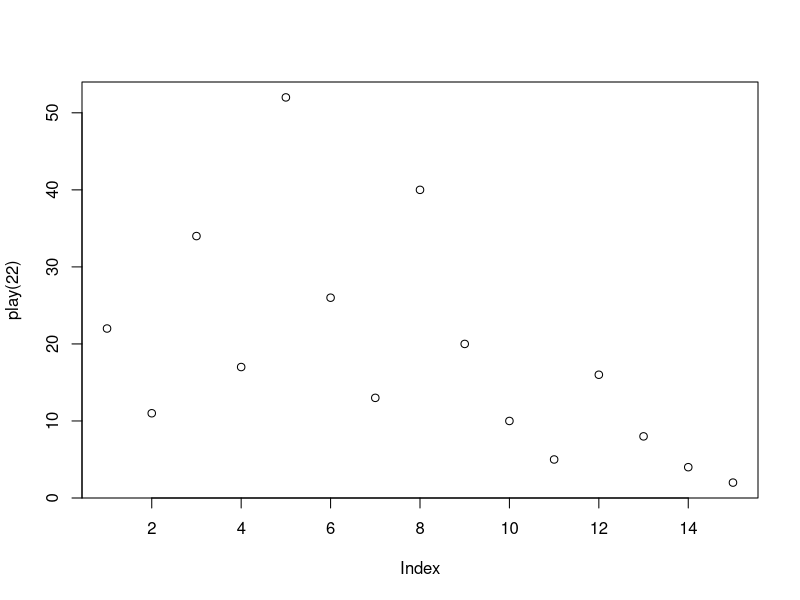

Write the R code that produced this figure.
isPrime <- function(x){
  div <- 2:ceiling(sqrt(x))
  !any(x %% div == 0)
}

isEven <- function(x){
  if(x %% 2 == 0) TRUE
  else FALSE
}

isPrime(6)

# Number Game of GEB, p.400
n <- 15
play <- function(n,vec=n){
  # print(n)
  vec <- c(vec,n)
  if (n == 1) vec
  else{
  if (isEven(n)) play(n/2,vec)
  else play(3*n+1,vec)
  }}

play <- function(n){
  # print(n)
  vec <- NULL
  while(n!=1){
    vec <- c(vec,n)
    if (isEven(n)) n <- n/2
    else n <- 3*n+1}
  vec}

# n = Starting Number
n <- 18
plot(play(22))
for(i in 1:15){print(play(i))}
for(i in 1:15)print(play(i))
